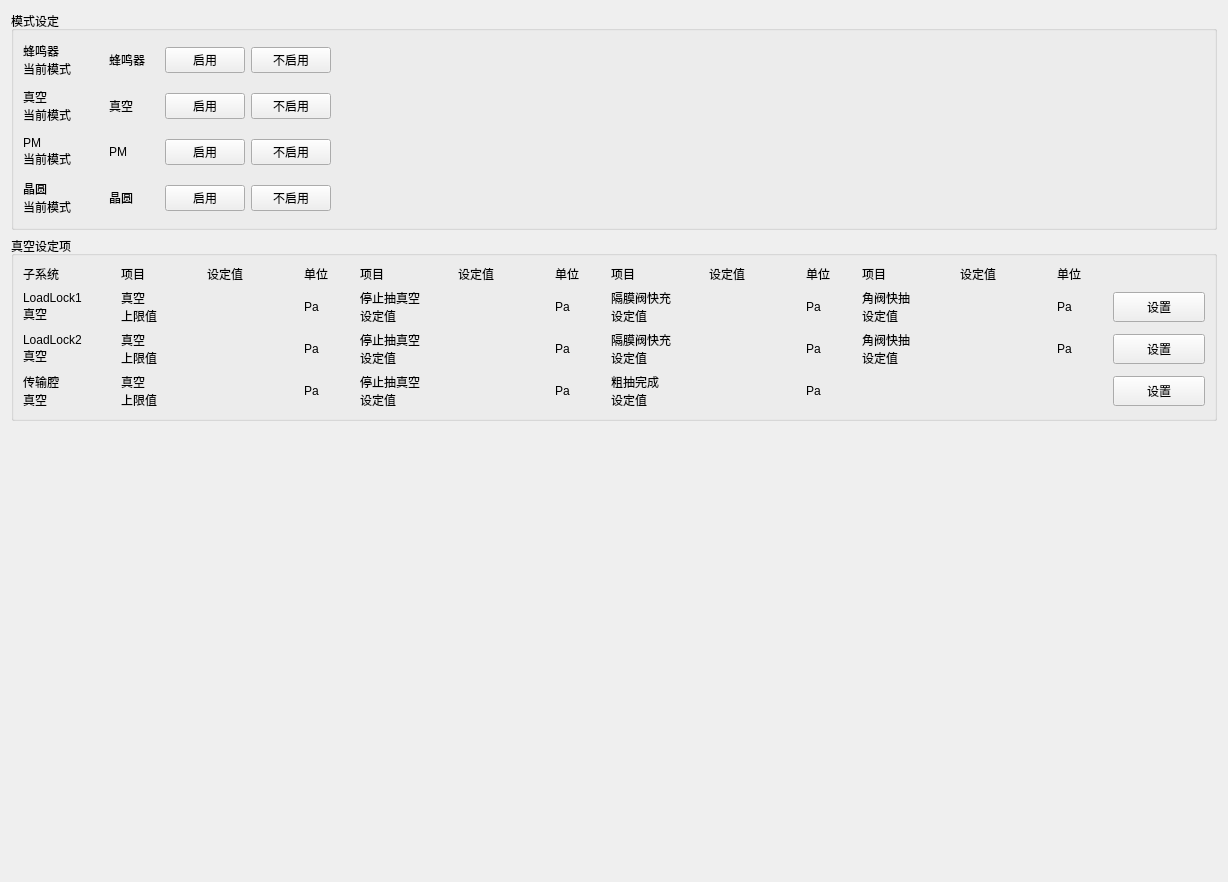
<?xml version="1.0" encoding="UTF-8"?>
<ui version="4.0">
 <class>ControlModeVTMWidget</class>
 <widget class="QWidget" name="ControlModeVTMWidget">
  <property name="geometry">
   <rect>
    <x>0</x>
    <y>0</y>
    <width>1228</width>
    <height>882</height>
   </rect>
  </property>
  <property name="windowTitle">
   <string>Form</string>
  </property>
  <layout class="QVBoxLayout" name="verticalLayout">
   <item>
    <widget class="QGroupBox" name="mode_setting_gbx">
     <property name="minimumSize">
      <size>
       <width>0</width>
       <height>0</height>
      </size>
     </property>
     <property name="maximumSize">
      <size>
       <width>16777215</width>
       <height>250</height>
      </size>
     </property>
     <property name="title">
      <string>模式设定</string>
     </property>
     <layout class="QGridLayout" name="gridLayout">
      <item row="1" column="0">
       <layout class="QHBoxLayout" name="vacuum_hlyt">
        <item>
         <widget class="QLabel" name="label_2">
          <property name="minimumSize">
           <size>
            <width>80</width>
            <height>40</height>
           </size>
          </property>
          <property name="text">
           <string>真空
当前模式</string>
          </property>
         </widget>
        </item>
        <item>
         <widget class="QLabel" name="vacuum_label">
          <property name="minimumSize">
           <size>
            <width>50</width>
            <height>0</height>
           </size>
          </property>
          <property name="text">
           <string>真空</string>
          </property>
         </widget>
        </item>
        <item>
         <widget class="QPushButton" name="enable_vacuum_btn">
          <property name="minimumSize">
           <size>
            <width>70</width>
            <height>25</height>
           </size>
          </property>
          <property name="text">
           <string>启用</string>
          </property>
         </widget>
        </item>
        <item>
         <widget class="QPushButton" name="disable_vacuum_btn">
          <property name="minimumSize">
           <size>
            <width>70</width>
            <height>25</height>
           </size>
          </property>
          <property name="text">
           <string>不启用</string>
          </property>
         </widget>
        </item>
        <item>
         <spacer name="horizontalSpacer_4">
          <property name="orientation">
           <enum>Qt::Horizontal</enum>
          </property>
          <property name="sizeHint" stdset="0">
           <size>
            <width>40</width>
            <height>20</height>
           </size>
          </property>
         </spacer>
        </item>
       </layout>
      </item>
      <item row="0" column="0">
       <layout class="QHBoxLayout" name="buzzer_hlyt">
        <item>
         <widget class="QLabel" name="label_57">
          <property name="minimumSize">
           <size>
            <width>80</width>
            <height>40</height>
           </size>
          </property>
          <property name="text">
           <string>蜂鸣器
当前模式</string>
          </property>
         </widget>
        </item>
        <item>
         <widget class="QLabel" name="buzzer_label">
          <property name="minimumSize">
           <size>
            <width>50</width>
            <height>0</height>
           </size>
          </property>
          <property name="text">
           <string>蜂鸣器</string>
          </property>
         </widget>
        </item>
        <item>
         <widget class="QPushButton" name="enable_buzzer_btn">
          <property name="minimumSize">
           <size>
            <width>70</width>
            <height>25</height>
           </size>
          </property>
          <property name="text">
           <string>启用</string>
          </property>
         </widget>
        </item>
        <item>
         <widget class="QPushButton" name="disable_buzzer_btn">
          <property name="minimumSize">
           <size>
            <width>70</width>
            <height>25</height>
           </size>
          </property>
          <property name="text">
           <string>不启用</string>
          </property>
         </widget>
        </item>
        <item>
         <spacer name="horizontalSpacer_7">
          <property name="orientation">
           <enum>Qt::Horizontal</enum>
          </property>
          <property name="sizeHint" stdset="0">
           <size>
            <width>40</width>
            <height>20</height>
           </size>
          </property>
         </spacer>
        </item>
       </layout>
      </item>
      <item row="3" column="0">
       <layout class="QHBoxLayout" name="wafer_hlyt">
        <item>
         <widget class="QLabel" name="label_4">
          <property name="minimumSize">
           <size>
            <width>80</width>
            <height>40</height>
           </size>
          </property>
          <property name="text">
           <string>晶圆
当前模式</string>
          </property>
         </widget>
        </item>
        <item>
         <widget class="QLabel" name="with_wafer_label">
          <property name="minimumSize">
           <size>
            <width>50</width>
            <height>0</height>
           </size>
          </property>
          <property name="text">
           <string>晶圆</string>
          </property>
         </widget>
        </item>
        <item>
         <widget class="QPushButton" name="enable_with_wafer_btn">
          <property name="minimumSize">
           <size>
            <width>70</width>
            <height>25</height>
           </size>
          </property>
          <property name="text">
           <string>启用</string>
          </property>
         </widget>
        </item>
        <item>
         <widget class="QPushButton" name="disable_with_wafer_btn">
          <property name="minimumSize">
           <size>
            <width>70</width>
            <height>25</height>
           </size>
          </property>
          <property name="text">
           <string>不启用</string>
          </property>
         </widget>
        </item>
        <item>
         <spacer name="horizontalSpacer_5">
          <property name="orientation">
           <enum>Qt::Horizontal</enum>
          </property>
          <property name="sizeHint" stdset="0">
           <size>
            <width>40</width>
            <height>20</height>
           </size>
          </property>
         </spacer>
        </item>
       </layout>
      </item>
      <item row="2" column="0">
       <layout class="QHBoxLayout" name="pm_hlyt">
        <item>
         <widget class="QLabel" name="label_5">
          <property name="minimumSize">
           <size>
            <width>80</width>
            <height>40</height>
           </size>
          </property>
          <property name="text">
           <string>PM
当前模式</string>
          </property>
         </widget>
        </item>
        <item>
         <widget class="QLabel" name="pm2_enable_label">
          <property name="minimumSize">
           <size>
            <width>50</width>
            <height>0</height>
           </size>
          </property>
          <property name="text">
           <string>PM</string>
          </property>
         </widget>
        </item>
        <item>
         <widget class="QPushButton" name="enable_pm2_btn">
          <property name="minimumSize">
           <size>
            <width>70</width>
            <height>25</height>
           </size>
          </property>
          <property name="text">
           <string>启用</string>
          </property>
         </widget>
        </item>
        <item>
         <widget class="QPushButton" name="disable_pm2_btn">
          <property name="minimumSize">
           <size>
            <width>70</width>
            <height>25</height>
           </size>
          </property>
          <property name="text">
           <string>不启用</string>
          </property>
         </widget>
        </item>
        <item>
         <spacer name="horizontalSpacer_2">
          <property name="orientation">
           <enum>Qt::Horizontal</enum>
          </property>
          <property name="sizeHint" stdset="0">
           <size>
            <width>40</width>
            <height>20</height>
           </size>
          </property>
         </spacer>
        </item>
       </layout>
      </item>
     </layout>
    </widget>
   </item>
   <item>
    <widget class="QGroupBox" name="vacuum_setting_gbx">
     <property name="title">
      <string>真空设定项</string>
     </property>
     <layout class="QHBoxLayout" name="horizontalLayout_6">
      <item>
       <layout class="QGridLayout" name="gridLayout_2">
        <item row="0" column="3">
         <widget class="QLabel" name="label_29">
          <property name="maximumSize">
           <size>
            <width>16777215</width>
            <height>16777215</height>
           </size>
          </property>
          <property name="text">
           <string>单位</string>
          </property>
         </widget>
        </item>
        <item row="0" column="8">
         <widget class="QLabel" name="label_42">
          <property name="maximumSize">
           <size>
            <width>16777215</width>
            <height>16777215</height>
           </size>
          </property>
          <property name="text">
           <string>设定值</string>
          </property>
         </widget>
        </item>
        <item row="1" column="3">
         <widget class="QLabel" name="label_37">
          <property name="maximumSize">
           <size>
            <width>50</width>
            <height>16777215</height>
           </size>
          </property>
          <property name="text">
           <string>Pa</string>
          </property>
         </widget>
        </item>
        <item row="2" column="0">
         <widget class="QLabel" name="label_8">
          <property name="maximumSize">
           <size>
            <width>100</width>
            <height>16777215</height>
           </size>
          </property>
          <property name="text">
           <string>LoadLock2
真空</string>
          </property>
         </widget>
        </item>
        <item row="0" column="4">
         <widget class="QLabel" name="label_28">
          <property name="maximumSize">
           <size>
            <width>16777215</width>
            <height>16777215</height>
           </size>
          </property>
          <property name="text">
           <string>项目</string>
          </property>
         </widget>
        </item>
        <item row="1" column="0">
         <widget class="QLabel" name="label_7">
          <property name="maximumSize">
           <size>
            <width>100</width>
            <height>16777215</height>
           </size>
          </property>
          <property name="text">
           <string>LoadLock1
真空</string>
          </property>
         </widget>
        </item>
        <item row="1" column="1">
         <widget class="QLabel" name="label_10">
          <property name="maximumSize">
           <size>
            <width>80</width>
            <height>16777215</height>
           </size>
          </property>
          <property name="text">
           <string>真空
上限值</string>
          </property>
         </widget>
        </item>
        <item row="1" column="4">
         <widget class="QLabel" name="label_11">
          <property name="maximumSize">
           <size>
            <width>100</width>
            <height>16777215</height>
           </size>
          </property>
          <property name="text">
           <string>停止抽真空
设定值</string>
          </property>
         </widget>
        </item>
        <item row="0" column="7">
         <widget class="QLabel" name="label_45">
          <property name="maximumSize">
           <size>
            <width>16777215</width>
            <height>16777215</height>
           </size>
          </property>
          <property name="text">
           <string>项目</string>
          </property>
         </widget>
        </item>
        <item row="0" column="0">
         <widget class="QLabel" name="label_9">
          <property name="maximumSize">
           <size>
            <width>16777215</width>
            <height>16777215</height>
           </size>
          </property>
          <property name="text">
           <string>子系统</string>
          </property>
         </widget>
        </item>
        <item row="1" column="13">
         <widget class="QPushButton" name="loadlock1_vacuum_set_pbt">
          <property name="minimumSize">
           <size>
            <width>0</width>
            <height>30</height>
           </size>
          </property>
          <property name="maximumSize">
           <size>
            <width>100</width>
            <height>16777215</height>
           </size>
          </property>
          <property name="text">
           <string>设置</string>
          </property>
         </widget>
        </item>
        <item row="0" column="1">
         <widget class="QLabel" name="label_14">
          <property name="maximumSize">
           <size>
            <width>16777215</width>
            <height>16777215</height>
           </size>
          </property>
          <property name="text">
           <string>项目</string>
          </property>
         </widget>
        </item>
        <item row="1" column="9">
         <widget class="QLabel" name="label_43">
          <property name="maximumSize">
           <size>
            <width>50</width>
            <height>16777215</height>
           </size>
          </property>
          <property name="text">
           <string>Pa</string>
          </property>
         </widget>
        </item>
        <item row="2" column="1">
         <widget class="QLabel" name="label_12">
          <property name="maximumSize">
           <size>
            <width>80</width>
            <height>16777215</height>
           </size>
          </property>
          <property name="text">
           <string>真空
上限值</string>
          </property>
         </widget>
        </item>
        <item row="1" column="6">
         <widget class="QLabel" name="label_30">
          <property name="maximumSize">
           <size>
            <width>50</width>
            <height>16777215</height>
           </size>
          </property>
          <property name="text">
           <string>Pa</string>
          </property>
         </widget>
        </item>
        <item row="1" column="7">
         <widget class="QLabel" name="label_40">
          <property name="maximumSize">
           <size>
            <width>100</width>
            <height>16777215</height>
           </size>
          </property>
          <property name="text">
           <string>隔膜阀快充
设定值</string>
          </property>
         </widget>
        </item>
        <item row="2" column="3">
         <widget class="QLabel" name="label_3">
          <property name="maximumSize">
           <size>
            <width>50</width>
            <height>16777215</height>
           </size>
          </property>
          <property name="text">
           <string>Pa</string>
          </property>
         </widget>
        </item>
        <item row="2" column="4">
         <widget class="QLabel" name="label_13">
          <property name="maximumSize">
           <size>
            <width>100</width>
            <height>16777215</height>
           </size>
          </property>
          <property name="text">
           <string>停止抽真空
设定值</string>
          </property>
         </widget>
        </item>
        <item row="0" column="5">
         <widget class="QLabel" name="label_27">
          <property name="text">
           <string>设定值</string>
          </property>
         </widget>
        </item>
        <item row="2" column="7">
         <widget class="QLabel" name="label_41">
          <property name="maximumSize">
           <size>
            <width>100</width>
            <height>16777215</height>
           </size>
          </property>
          <property name="text">
           <string>隔膜阀快充
设定值</string>
          </property>
         </widget>
        </item>
        <item row="2" column="10">
         <widget class="QLabel" name="label_55">
          <property name="maximumSize">
           <size>
            <width>100</width>
            <height>16777215</height>
           </size>
          </property>
          <property name="text">
           <string>角阀快抽
设定值</string>
          </property>
         </widget>
        </item>
        <item row="3" column="0">
         <widget class="QLabel" name="label_16">
          <property name="maximumSize">
           <size>
            <width>100</width>
            <height>16777215</height>
           </size>
          </property>
          <property name="text">
           <string>传输腔
真空</string>
          </property>
         </widget>
        </item>
        <item row="2" column="13">
         <widget class="QPushButton" name="loadlock2_vacuum_set_pbt">
          <property name="minimumSize">
           <size>
            <width>0</width>
            <height>30</height>
           </size>
          </property>
          <property name="maximumSize">
           <size>
            <width>100</width>
            <height>16777215</height>
           </size>
          </property>
          <property name="text">
           <string>设置</string>
          </property>
         </widget>
        </item>
        <item row="2" column="9">
         <widget class="QLabel" name="label_44">
          <property name="maximumSize">
           <size>
            <width>50</width>
            <height>16777215</height>
           </size>
          </property>
          <property name="text">
           <string>Pa</string>
          </property>
         </widget>
        </item>
        <item row="3" column="9">
         <widget class="QLabel" name="label_39">
          <property name="maximumSize">
           <size>
            <width>50</width>
            <height>16777215</height>
           </size>
          </property>
          <property name="text">
           <string>Pa</string>
          </property>
         </widget>
        </item>
        <item row="3" column="4">
         <widget class="QLabel" name="label_15">
          <property name="maximumSize">
           <size>
            <width>100</width>
            <height>16777215</height>
           </size>
          </property>
          <property name="text">
           <string>停止抽真空
设定值</string>
          </property>
         </widget>
        </item>
        <item row="2" column="6">
         <widget class="QLabel" name="label_35">
          <property name="maximumSize">
           <size>
            <width>50</width>
            <height>16777215</height>
           </size>
          </property>
          <property name="text">
           <string>Pa</string>
          </property>
         </widget>
        </item>
        <item row="3" column="13">
         <widget class="QPushButton" name="tm_cavity_vacuum_set_pbt">
          <property name="minimumSize">
           <size>
            <width>0</width>
            <height>30</height>
           </size>
          </property>
          <property name="maximumSize">
           <size>
            <width>100</width>
            <height>16777215</height>
           </size>
          </property>
          <property name="text">
           <string>设置</string>
          </property>
         </widget>
        </item>
        <item row="0" column="9">
         <widget class="QLabel" name="label_48">
          <property name="maximumSize">
           <size>
            <width>16777215</width>
            <height>16777215</height>
           </size>
          </property>
          <property name="text">
           <string>单位</string>
          </property>
         </widget>
        </item>
        <item row="3" column="6">
         <widget class="QLabel" name="label_36">
          <property name="maximumSize">
           <size>
            <width>50</width>
            <height>16777215</height>
           </size>
          </property>
          <property name="text">
           <string>Pa</string>
          </property>
         </widget>
        </item>
        <item row="0" column="12">
         <widget class="QLabel" name="label_52">
          <property name="maximumSize">
           <size>
            <width>16777215</width>
            <height>16777215</height>
           </size>
          </property>
          <property name="text">
           <string>单位</string>
          </property>
         </widget>
        </item>
        <item row="3" column="1">
         <widget class="QLabel" name="label_38">
          <property name="maximumSize">
           <size>
            <width>80</width>
            <height>16777215</height>
           </size>
          </property>
          <property name="text">
           <string>真空
上限值</string>
          </property>
         </widget>
        </item>
        <item row="0" column="11">
         <widget class="QLabel" name="label_50">
          <property name="maximumSize">
           <size>
            <width>16777215</width>
            <height>16777215</height>
           </size>
          </property>
          <property name="text">
           <string>设定值</string>
          </property>
         </widget>
        </item>
        <item row="1" column="12">
         <widget class="QLabel" name="label_51">
          <property name="maximumSize">
           <size>
            <width>50</width>
            <height>16777215</height>
           </size>
          </property>
          <property name="text">
           <string>Pa</string>
          </property>
         </widget>
        </item>
        <item row="3" column="7">
         <widget class="QLabel" name="label_20">
          <property name="maximumSize">
           <size>
            <width>100</width>
            <height>16777215</height>
           </size>
          </property>
          <property name="text">
           <string>粗抽完成
设定值</string>
          </property>
         </widget>
        </item>
        <item row="3" column="3">
         <widget class="QLabel" name="label_31">
          <property name="maximumSize">
           <size>
            <width>50</width>
            <height>16777215</height>
           </size>
          </property>
          <property name="text">
           <string>Pa</string>
          </property>
         </widget>
        </item>
        <item row="0" column="10">
         <widget class="QLabel" name="label_49">
          <property name="maximumSize">
           <size>
            <width>16777215</width>
            <height>16777215</height>
           </size>
          </property>
          <property name="text">
           <string>项目</string>
          </property>
         </widget>
        </item>
        <item row="2" column="12">
         <widget class="QLabel" name="label_53">
          <property name="maximumSize">
           <size>
            <width>50</width>
            <height>16777215</height>
           </size>
          </property>
          <property name="text">
           <string>Pa</string>
          </property>
         </widget>
        </item>
        <item row="0" column="2">
         <widget class="QLabel" name="label_47">
          <property name="maximumSize">
           <size>
            <width>16777215</width>
            <height>16777215</height>
           </size>
          </property>
          <property name="text">
           <string>设定值</string>
          </property>
         </widget>
        </item>
        <item row="0" column="6">
         <widget class="QLabel" name="label_46">
          <property name="maximumSize">
           <size>
            <width>16777215</width>
            <height>16777215</height>
           </size>
          </property>
          <property name="text">
           <string>单位</string>
          </property>
         </widget>
        </item>
        <item row="1" column="10">
         <widget class="QLabel" name="label_54">
          <property name="maximumSize">
           <size>
            <width>100</width>
            <height>16777215</height>
           </size>
          </property>
          <property name="text">
           <string>角阀快抽
设定值</string>
          </property>
         </widget>
        </item>
       </layout>
      </item>
     </layout>
    </widget>
   </item>
   <item>
    <spacer name="verticalSpacer">
     <property name="orientation">
      <enum>Qt::Vertical</enum>
     </property>
     <property name="sizeHint" stdset="0">
      <size>
       <width>20</width>
       <height>313</height>
      </size>
     </property>
    </spacer>
   </item>
  </layout>
 </widget>
 <resources/>
 <connections/>
</ui>
